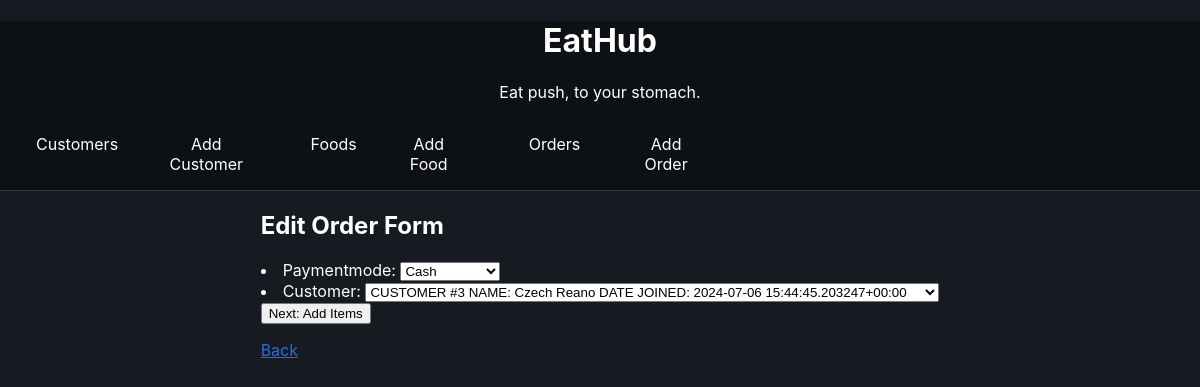
Screenshot of /webkiosk/order/1/edit/ with the database file from the repository.
### webkiosk/models.py (models this page shows, shortened)
class Order(models.Model):
    CHOICES = [
        ('Cash','Cash'),
        ('Card','Card'),
        ('Digitalwallet','Digital Wallet'),
    ]
    orderdatetime = models.DateTimeField(auto_now_add=True)
    paymentmode = models.CharField(max_length=15, choices=CHOICES)
    customer = models.ForeignKey(Customer, on_delete=models.CASCADE)

### webkiosk/views.py (the view)
# urls.py: path('order/<int:pk>/edit/', views.editorderdetails, name='order-edit'),
def editorderdetails(request, pk):
    order = get_object_or_404(Order, id=pk)
    if request.method == 'GET':
        form = AddOrderForm(instance=order)
    elif request.method == 'POST':
        form = AddOrderForm(request.POST, instance=order)
        if form.is_valid():
            form.save()
            messages.success(request,'Order record updated succesfully!')
            return redirect('webkiosk:order-details',pk)
    context = {'form':form,  'actionname': 'Edit Order'}
    return render(request, 'webkiosk/order_form.html', context)

### webkiosk/forms.py
class AddOrderForm(ModelForm):
    class Meta:
        model = Order
        fields = ['paymentmode', 'customer']

### webkiosk/models.py (called while the page is built)
    def __str__(self):
        return f'''CUSTOMER #{self.id}
NAME: {self.firstname} {self.lastname}
DATE JOINED: {self.date_joined}'''

### webkiosk/templates/webkiosk/order_form.html (shortened to what this page needs)
{% extends 'webkiosk/base_template.html' %}
{% block maincontent %}
<h2>{{ actionname }} Form</h2>
<form method="post">
    {{ form.as_ul }}
    <input type="submit" value="Next: Add Items">
</form>
<p><a href="{% url 'webkiosk:order-list' %}">Back</a></p>
{% endblock %}

### rows the page displays
Order: paymentmode "Cash", customer "CUSTOMER #3 NAME: Czech Reano DATE JOINED: 2024-07-06 15:44:45.203247+00:00"

### other values shown
{{ actionname }} "Edit Order"
